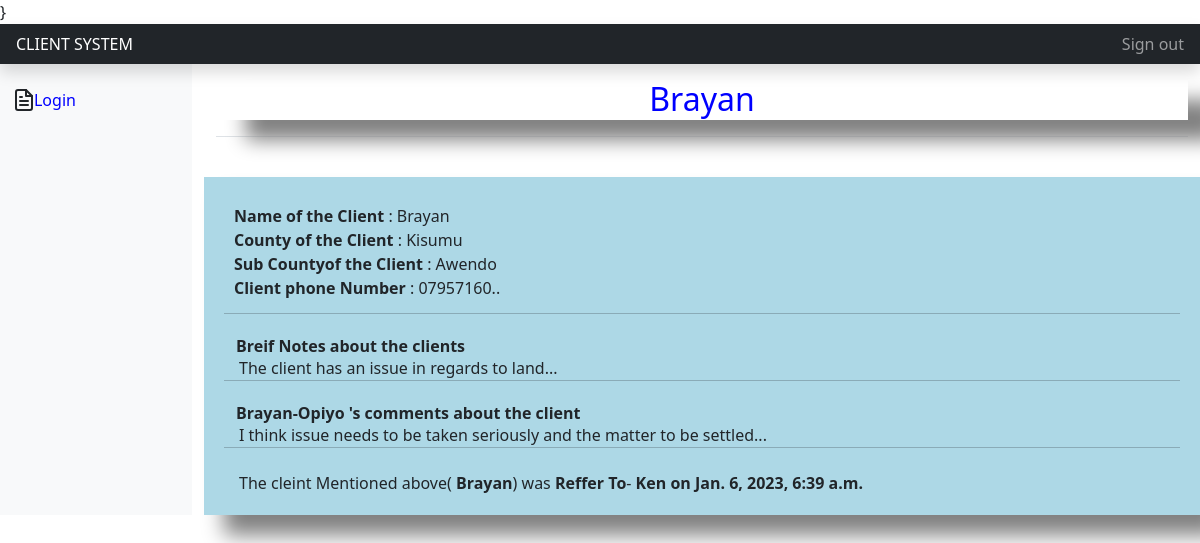
Screenshot of /client/1 with the database file from the repository.
### client_system/models.py (models this page shows, shortened)
class CleintEngament(models.Model):
    name=models.CharField('Client Name',max_length=200)
    county=models.CharField('County',max_length=200)
    subcounty=models.CharField('Subcounty',max_length=200)
    number=models.CharField('Contact Number',max_length=200)
    officer=models.ForeignKey(User,on_delete=models.CASCADE)
    notes=models.TextField()
    officer_comment=models.TextField()
    reffer_to=models.CharField('Reffer To',max_length=200)
    created_at=models.DateTimeField(auto_now_add=True)

### client_system/views.py (the view)
# urls.py: path('client/<int:pk>', views.client,name='client'),
def client(request,pk):
    client=CleintEngament.objects.filter(pk=pk)
    return render(request,'engaged_clients/client.html',{'client':client})

### client_system/templates/engaged_clients/client.html (shortened to what this page needs)
{% include 'base.html' %}
{% block content %}
{% load widget_tweaks %}
<header class="navbar navbar-dark sticky-top bg-dark flex-md-nowrap p-0 shadow">
  <a class="navbar-brand col-md-3 col-lg-2 me-0 px-3 fs-6" href="#">CLIENT SYSTEM</a>
  <div class="navbar-nav">
    <div class="nav-item text-nowrap">
      <a class="nav-link px-3" href="{% url 'logout-user' %}">Sign out</a>
    </div>
  </div>
</header>
  <div class="row" >
     {% include 'nav.html' %}
    <main class="col-md-9 ms-sm-auto col-lg-10 px-md-4">
      <div class="d-flex justify-content-between flex-wrap flex-md-nowrap align-items-center pt-3 pb-2 mb-3 border-bottom">
        <h1 class="h2" style="width:100%;text-align: center;height: 40px;color:blue;box-shadow: 30px 20px 20px grey;">
            {% for name in client %}{{ name.name }}{%  endfor %}</h1>
      </div>
      <br>
      <div class="row" style="background: lightblue;box-shadow: 20px 20px 20px grey;padding: 20px 20px;" >
        {% for client in client %}
        <div class="row"style='padding:10px 10px'>
            <h1> <strong>Name of the Client</strong> : {{ client.name}} </h1>
            <br>
            <h1> <strong>County of the Client</strong> : {{ client.county}} </h1>
            <br>
            <h1> <strong>Sub Countyof the Client</strong> : {{ client.subcounty}} </h1>
            <br>
            <h1> <strong>Client phone Number</strong> : {{ client.number}} </h1>
            <br>
        </div>
        <hr>
        <br>
        <div class="row">
            <h1><strong> Breif Notes about the clients</strong></h1>
            <p style="padding-left:15px">{{ client.notes }}</p>
        </div>
        <hr>
        <br>
        <div class="row">
            <h1><strong>{{client.officer.first_name}}-{{client.officer.last_name}} 's comments about the client</strong></h1>
            <p style="padding-left:15px"> {{client.officer_comment}}</dpv>
        </div>
        <br>
        <hr>
        <br>
        <div class="row">
            <p style="padding-left:15px"> The cleint Mentioned above( <strong>{{client.name}}</strong>)  was <strong>Reffer To</strong>- <strong>{{client.reffer_to}}
                on {{ client.created_at }}
            </strong></p>
        </div>
        {% endfor %}
      </div>
    </main>
  </div>
{% endblock %}

### client_system/templates/base.html (shortened to what this page needs)
<!doctype html>
<html lang="en">
  <head>
    <link href="https://cdn.jsdelivr.net/npm/bootstrap@5.2.2/dist/css/bootstrap.min.css" rel="stylesheet">
   <script src="https://cdn.tailwindcss.com"></script>
  </head>
  <body>
    {% block content %}}
    {% endblock %}
  </body>
</html>

### client_system/templates/nav.html (shortened to what this page needs)
{% load static %}
<nav class="col-md-2 d-none d-md-block bg-light sidebar">
  <div class="sidebar-sticky">
    <ul class="nav flex-column">
      {% if user.is_authenticated %}
      <div class="row">
      <li class="nav-item">
        <a class="nav-link active" href="{% url 'home' %}">
          <span data-feather="home"></span>
          <div class="row">
            <div class="col-md-10">
            Home <span class="sr-only">(current)</span>
           </div>
           <div class="col-md-2">
            <i class="fa fa-home"></i>
           </div>
          </div>
        </a>
      </li>
      <li class="nav-item">
        <div class="row" class="nav-link">
          <div class="col-md-2">
            <div class="container">
            <svg xmlns="http://www.w3.org/2000/svg" width="24" height="24" viewBox="0 0 24 24" fill="none" stroke="currentColor" stroke-width="2" stroke-linecap="round" stroke-linejoin="round" class="feather feather-layers align-text-bottom" aria-hidden="true"><polygon points="12 2 2 7 12 12 22 7 12 2"></polygon><polyline points="2 17 12 22 22 17"></polyline><polyline points="2 12 12 17 22 12"></polyline></svg>
          </div>
          </div>
          <div class="col-md-8" style="color:blue">
          <a href="{% url 'forms' %}"> Forms  </a>
          </div>
          </div>
      </li>
      </div>
      <br>
      <div class="row" >
      <li class="nav-item">
        <a class="nav-link active" href="#">
          <span data-feather="home"></span>
          <div class="row">
            <div class="col-md-10" style="color:blue">
            Client Page <span class="sr-only">(current)</span>
           </div>
           <div class="col-md-2">
            <svg xmlns="http://www.w3.org/2000/svg" width="24" height="24" viewBox="0 0 24 24" fill="none" stroke="currentColor" stroke-width="2" stroke-linecap="round" stroke-linejoin="round" class="feather feather-bar-chart-2 align-text-bottom" aria-hidden="true"><line x1="18" y1="20" x2="18" y2="10"></line><line x1="12" y1="20" x2="12" y2="4"></line><line x1="6" y1="20" x2="6" y2="14"></line></svg>
           </div>
          </div>
        </a>
      </li>
      <li class="nav-item">
          <div class="row" class="nav-link">
          <div class="col-md-2">
            <div class="container">
            <svg xmlns="http://www.w3.org/2000/svg" width="24" height="24" viewBox="0 0 24 24" fill="none" stroke="currentColor" stroke-width="2" stroke-linecap="round" stroke-linejoin="round" class="feather feather-file-text align-text-bottom" aria-hidden="true"><path d="M14 2H6a2 2 0 0 0-2 2v16a2 2 0 0 0 2 2h12a2 2 0 0 0 2-2V8z"></path><polyline points="14 2 14 8 20 8"></polyline><line x1="16" y1="13" x2="8" y2="13"></line><line x1="16" y1="17" x2="8" y2="17"></line><polyline points="10 9 9 9 8 9"></polyline></svg>
          </div>
          </div>
          <div class="col-md-9" style="color:blue">
            <a href="{% url 'engaged-clients' %}">Engaged Clients</a>
          </div>
          </div>
      </li>
      <br>
      <li class="nav-item">
        <div class="row" class="nav-link">
        <div class="col-md-2">
          <div class="container">
          <svg xmlns="http://www.w3.org/2000/svg" width="24" height="24" viewBox="0 0 24 24" fill="none" stroke="currentColor" stroke-width="2" stroke-linecap="round" stroke-linejoin="round" class="feather feather-file-text align-text-bottom" aria-hidden="true"><path d="M14 2H6a2 2 0 0 0-2 2v16a2 2 0 0 0 2 2h12a2 2 0 0 0 2-2V8z"></path><polyline points="14 2 14 8 20 8"></polyline><line x1="16" y1="13" x2="8" y2="13"></line><line x1="16" y1="17" x2="8" y2="17"></line><polyline points="10 9 9 9 8 9"></polyline></svg>
        </div>
        </div>
        <div class="col-md-9" style="color:blue">
          <a href="{% url 'engaged-clients' %}">Detailed client page</a>
        </div>
        </div>
    </li>
      </div>
      {% else %}
      <br>
      <div class="row">
      <li class="nav-item">
        <div class="row" class="nav-link">
        <div class="col-md-2">
          <div class="container">
        </div>
        </div>
        <div class="col-md-9" style="color:blue">
          <a href="{% url 'login-user' %}">Login</a>
        </div>
        </div>
       </li>
      </div>
      {% endif %}
    </ul>
  </div>
</nav>

### rows the page displays
CleintEngament: name "Brayan", county "Kisumu", subcounty "Awendo", number "07957160..", notes "The client has an issue in regards to land...", officer.first_name "Brayan", officer.last_name "Opiyo", officer_comment "I think issue needs to be taken seriously and the matter to be settled...", reffer_to "Ken", created_at "Jan. 6, 2023, 6:39 a.m."
